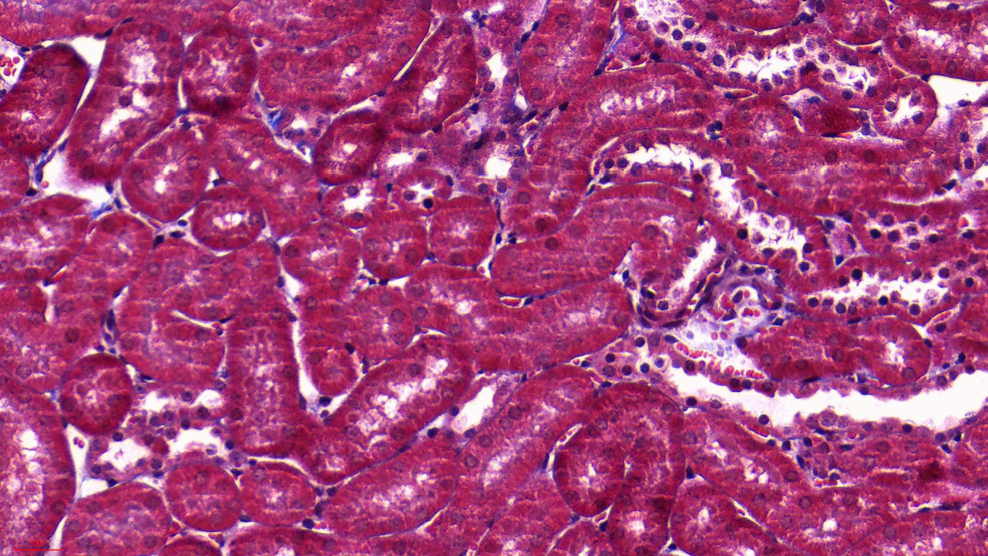
#> input picture _inbox/DN_GaExo/MT/025.jpg, 1975 x 1112 px, found by its file name (shown at 1/2 size); its folder holds only this picture in this run
$ python analyze_mt_blind_strict.py
#> lines starting #> are read from the running program, lines starting #| are printed output that depends on the picture; after the words box and inside, x2 and y2 are one past the last pixel; in counts of white or black regions, pixels touching at a corner belong together
import os
import numpy as np
import pandas as pd
from PIL import Image

def detect_scale_px(img_path):
#> called with img_path = '_inbox/DN_GaExo/MT/025.jpg'
    img = Image.open(img_path).convert('L')
    arr = np.array(img)
    h, w = arr.shape
#> h = 1112; w = 1975
    roi = arr[int(h*0.8):, :int(w*0.3)]

    best_w = 0
    is_dark = roi < 50
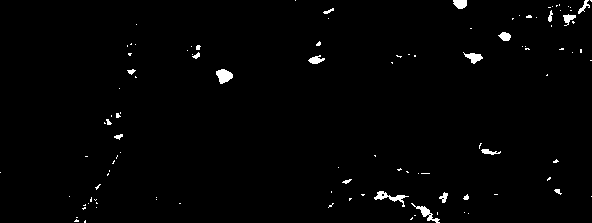
#> is_dark: shape (223, 592) bool; 1.3% white; 108 white regions (87 under 20 px), largest, box (x1, y1, x2, y2) and area: (216, 69, 233, 84) 171, (374, 191, 409, 207) 168, (411, 203, 440, 223) 146
    for row in is_dark:
        count = 0
        for val in row:
            if val: count += 1
            else:
                if count > best_w: best_w = count
                count = 0
        if count > best_w: best_w = count
#> after the loop, best_w = 17

    is_white = roi > 200
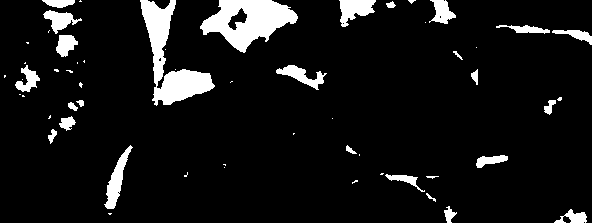
#> is_white: shape (223, 592) bool; 8.4% white; 57 white regions (30 under 20 px), largest, box (x1, y1, x2, y2) and area: (140, 0, 215, 106) 2842, (200, 0, 298, 53) 2814, (104, 145, 133, 209) 633
    best_white = 0
    for row in is_white:
        count = 0
        for val in row:
            if val: count += 1
            else:
                if count > best_white: best_white = count
                count = 0
        if count > best_white: best_white = count
#> after the loop, best_white = 72

    return max(best_w, best_white)

def process_mt_blind(img_path, scale_px_per_um):
    img = np.array(Image.open(img_path).convert('RGB')).astype(np.float32)
    r, g, b = img[:,:,0], img[:,:,1], img[:,:,2]

    # Fixed algorithm for all images
    blue_signal = b - r
    brightness = (r + g + b) / 3.0
    tissue_mask = brightness < 235
    collagen_mask = (blue_signal > 35) & tissue_mask

    collagen_px = np.sum(collagen_mask)
    tissue_px = np.sum(tissue_mask)

    cvf = (collagen_px / tissue_px) * 100 if tissue_px > 0 else 0

    px_to_um2 = (1.0 / scale_px_per_um)**2 if scale_px_per_um > 0 else 1.0
    return tissue_px * px_to_um2, collagen_px * px_to_um2, cvf

# MAIN
inbox_dir = r"_inbox/DN_GaExo/MT"
output_dir = r"100_Research/02_Active/DN_GaExo/02_Analysis"
results = []

# Detect scale blindly
scales = []
files = sorted([f for f in os.listdir(inbox_dir) if f.lower().endswith('.jpg')])
for f in files[:10]:
    scales.append(detect_scale_px(os.path.join(inbox_dir, f)))
median_px = np.median(scales)
#> median_px = 72
scale_px_per_um = median_px / 30.0
#> scale_px_per_um = 2.4

print(f"Blind Scale Detection: {median_px} px for 30 um")
#| Blind Scale Detection: 72.0 px for 30 um

for f in files:
    img_path = os.path.join(inbox_dir, f)
    t_area, c_area, cvf = process_mt_blind(img_path, scale_px_per_um)
#> in process_mt_blind, `r, g, b = img[:,:,0], img[:,:,1], img[:,:,2]`:
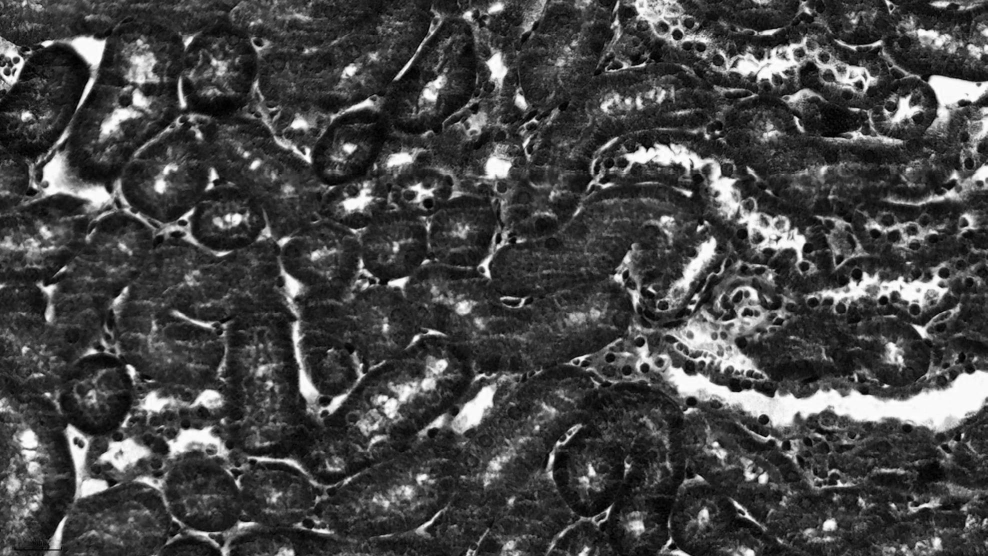
#> g: shape (1112, 1975) float32 (shown at 1/2 size); min 0, max 255, mean 69.7
#> in process_mt_blind, `blue_signal = b - r`:
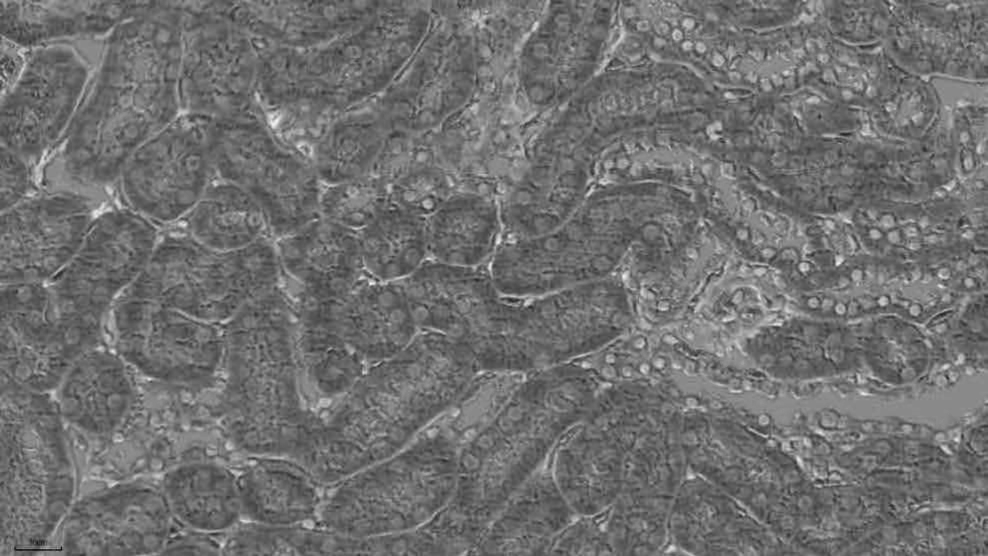
#> blue_signal: shape (1112, 1975) float32 (shown at 1/2 size); min -205, max 165, mean -42.4; drawn with min black and max white
#> in process_mt_blind, `brightness = (r + g + b) / 3.0`:
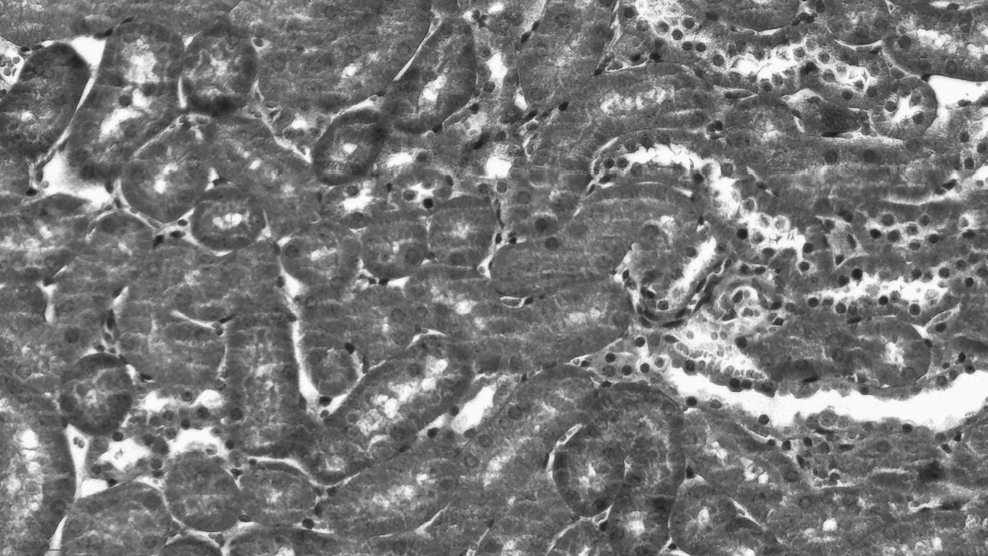
#> brightness: shape (1112, 1975) float32 (shown at 1/2 size); min 22, max 255, mean 119.5
#> in process_mt_blind, `tissue_mask = brightness < 235`:
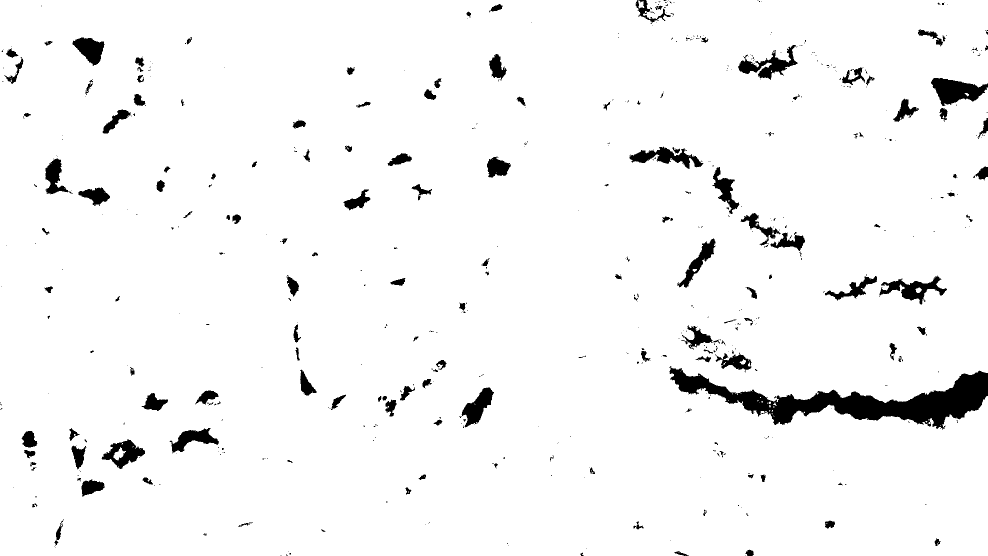
#> tissue_mask: shape (1112, 1975) bool (shown at 1/2 size); 95.9% white; 583 black regions (426 under 20 px), largest, box (x1, y1, x2, y2) and area: (1339, 732, 1975, 859) 26504, (1862, 156, 1975, 212) 3708, (1476, 90, 1595, 160) 2840
#> in process_mt_blind, `collagen_mask = (blue_signal > 35) & tissue_mask`:
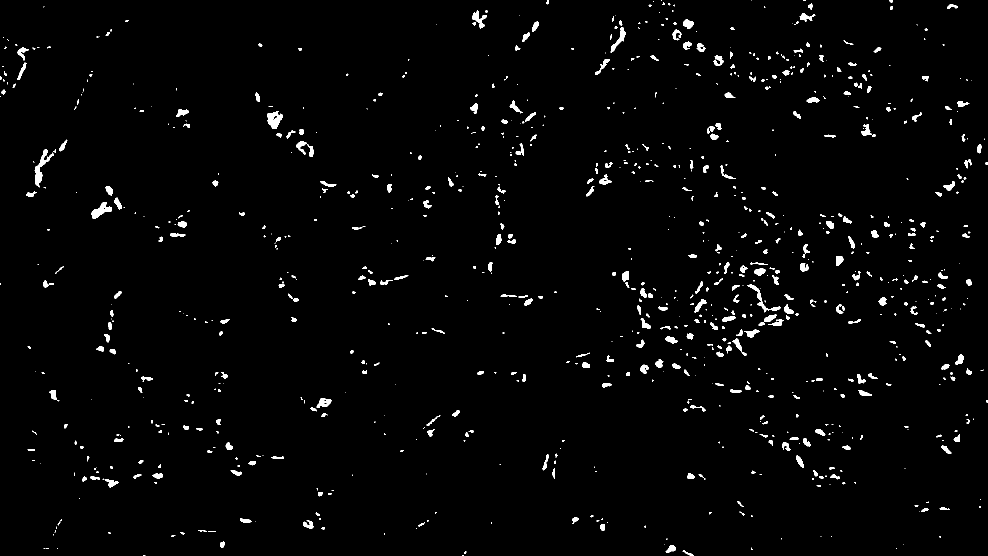
#> collagen_mask: shape (1112, 1975) bool (shown at 1/2 size); 1.9% white; 938 white regions (487 under 20 px), largest, box (x1, y1, x2, y2) and area: (69, 299, 108, 375) 821, (534, 222, 566, 258) 695, (183, 404, 224, 437) 621
#> in process_mt_blind, `collagen_px = np.sum(collagen_mask)`: collagen_px = 42656
#> in process_mt_blind, `tissue_px = np.sum(tissue_mask)`: tissue_px = 2106900
#> in process_mt_blind, `cvf = (collagen_px / tissue_px) * 100 if tissue_px > 0 else 0`: cvf = 2.02
#> in process_mt_blind, `px_to_um2 = (1.0 / scale_px_per_um)**2 if scale_px_per_um > 0 else 1.0`: px_to_um2 = 0.174
#> t_area = 365781.3; c_area = 7405.6; cvf = 2.02
    results.append({
        "ID": f.split('.')[0],
        "Filename": f,
        "Tissue_Area_um2": t_area,
        "Collagen_Area_um2": c_area,
        "CVF_Percent": cvf
    })

df = pd.DataFrame(results)
#> df = table of 1 rows and 5 columns
# Save as a pure numeric record
blind_csv_path = os.path.join(output_dir, "MT_Blind_Analysis_Raw_Data.csv")
#> (the run stopped early here; a loop or call above may not have finished)

$ run again, on _inbox/DN_GaExo/MT/098.jpg
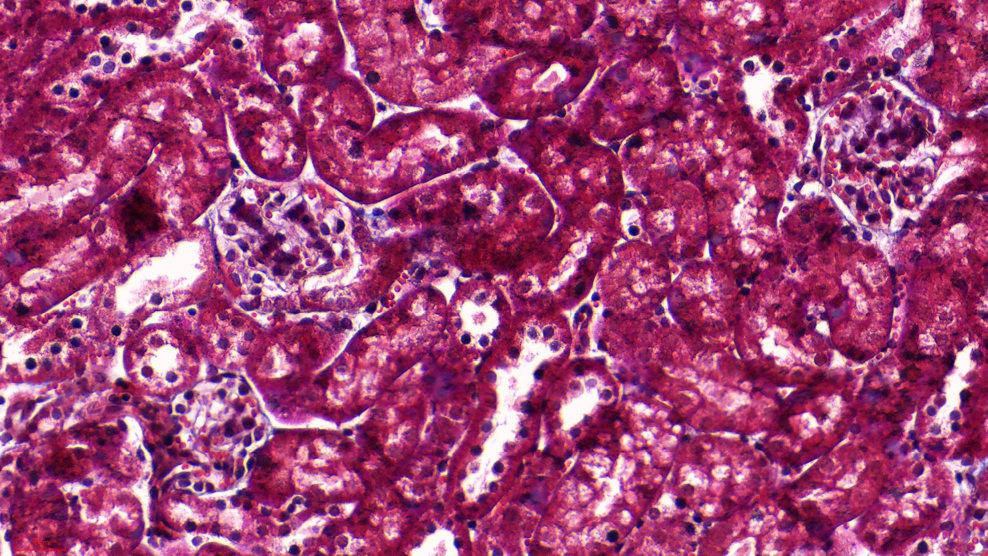
#> input picture _inbox/DN_GaExo/MT/098.jpg, 1975 x 1112 px, found by its file name (shown at 1/2 size)
#> in detect_scale_px, `is_dark = roi < 50`:
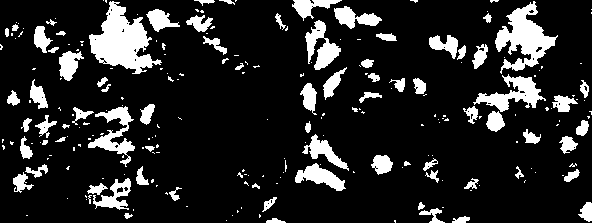
#> is_dark: shape (223, 592) bool; 14.8% white; 235 white regions (157 under 20 px), largest, box (x1, y1, x2, y2) and area: (89, 1, 162, 74) 2638, (495, 1, 558, 74) 1989, (473, 74, 546, 112) 1081
#> after the loop in detect_scale_px, `for row in is_dark:`: best_w = 66
#> is_white: shape (223, 592) bool; 9.8% white; 85 white regions (41 under 20 px), largest, box (x1, y1, x2, y2) and area: (263, 69, 299, 167) 1464, (342, 118, 400, 157) 1050, (439, 127, 486, 170) 1013
#> after the loop in detect_scale_px, `for row in is_white:`: best_white = 56
#> median_px = 66
#> scale_px_per_um = 2.2
#| Blind Scale Detection: 66.0 px for 30 um
#> tissue_mask: shape (1112, 1975) bool; 96.2% white; 1025 black regions (749 under 20 px), largest, box (x1, y1, x2, y2) and area: (928, 680, 1111, 995) 10355, (234, 483, 406, 629) 8669, (1873, 692, 1942, 846) 3155
#> in process_mt_blind, `collagen_mask = (blue_signal > 35) & tissue_mask`:
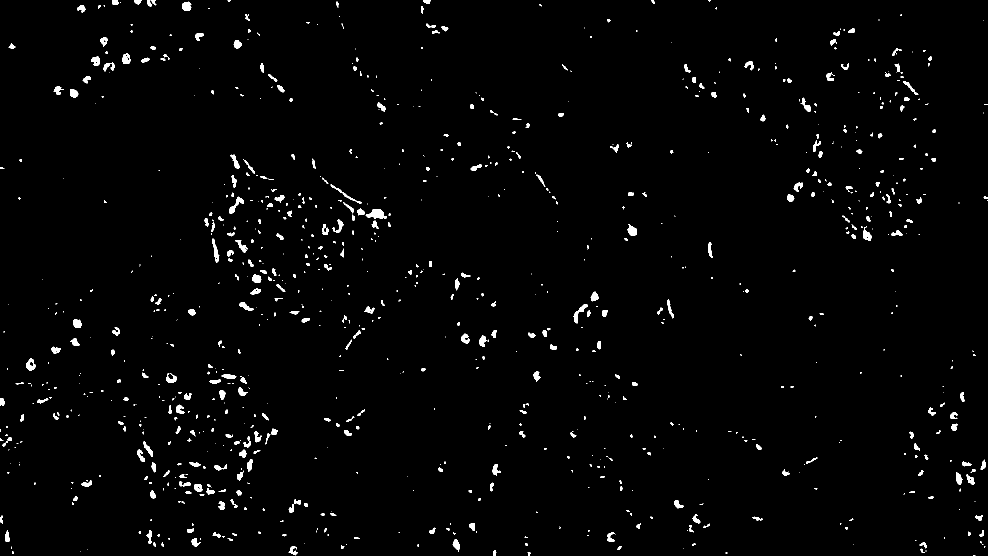
#> collagen_mask: shape (1112, 1975) bool (shown at 1/2 size); 1.7% white; 930 white regions (517 under 20 px), largest, box (x1, y1, x2, y2) and area: (731, 418, 774, 438) 512, (458, 393, 488, 428) 334, (1147, 609, 1176, 647) 324
#> collagen_px = 37734
#> tissue_px = 2113244
#> in process_mt_blind, `cvf = (collagen_px / tissue_px) * 100 if tissue_px > 0 else 0`: cvf = 1.79
#> px_to_um2 = 0.207
#> `t_area, c_area, cvf = process_mt_blind(img_path, scale_px_per_um)`: t_area = 436620.7; c_area = 7796.3; cvf = 1.79
#> df = table of 1 rows and 5 columns

$ run again, on _inbox/DN_GaExo/MT/129.jpg
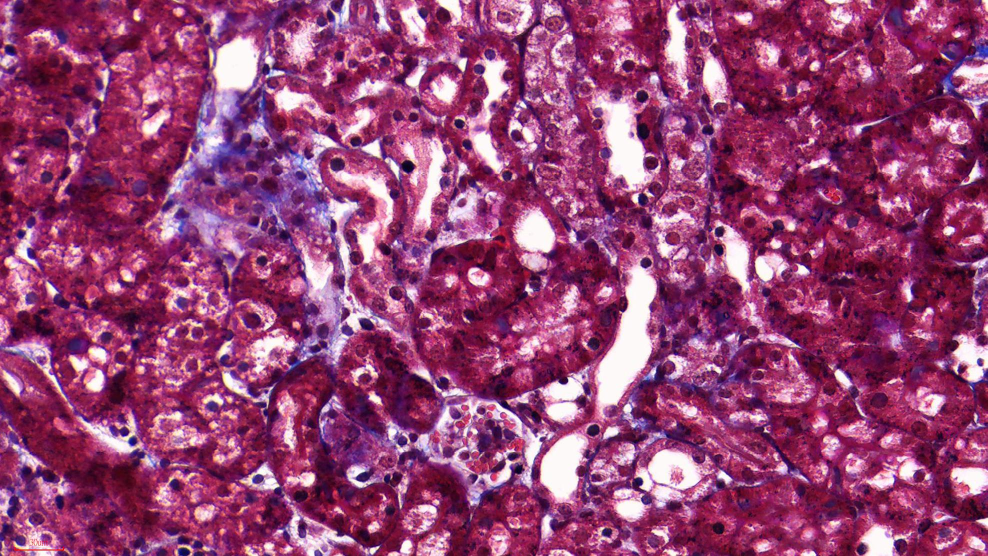
#> input picture _inbox/DN_GaExo/MT/129.jpg, 1975 x 1112 px, found by its file name (shown at 1/2 size)
#> in detect_scale_px, `is_dark = roi < 50`:
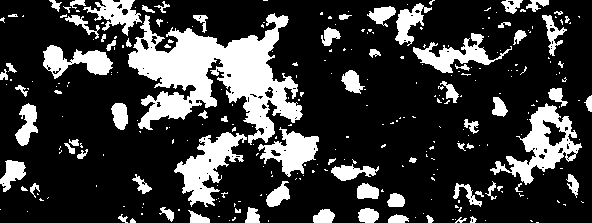
#> is_dark: shape (223, 592) bool; 22.7% white; 289 white regions (210 under 20 px), largest, box (x1, y1, x2, y2) and area: (128, 13, 303, 145) 10247, (490, 103, 582, 185) 2504, (174, 132, 247, 207) 2278
#> after the loop in detect_scale_px, `for row in is_dark:`: best_w = 146
#> is_white: shape (223, 592) bool; 5.3% white; 106 white regions (64 under 20 px), largest, box (x1, y1, x2, y2) and area: (29, 173, 105, 210) 832, (217, 0, 280, 17) 607, (483, 40, 546, 81) 603
#> after the loop in detect_scale_px, `for row in is_white:`: best_white = 46
#> median_px = 146
#> scale_px_per_um = 4.87
#| Blind Scale Detection: 146.0 px for 30 um
#> tissue_mask: shape (1112, 1975) bool; 94.5% white; 1276 black regions (963 under 20 px), largest, box (x1, y1, x2, y2) and area: (1194, 533, 1312, 809) 14913, (1201, 199, 1294, 379) 7942, (1083, 870, 1169, 998) 7135
#> in process_mt_blind, `collagen_mask = (blue_signal > 35) & tissue_mask`:
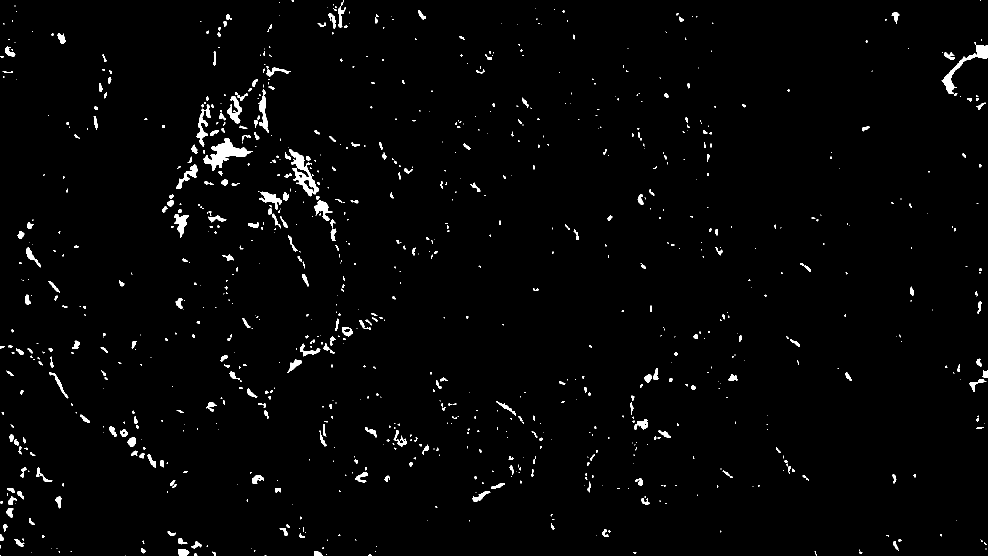
#> collagen_mask: shape (1112, 1975) bool (shown at 1/2 size); 1.8% white; 945 white regions (582 under 20 px), largest, box (x1, y1, x2, y2) and area: (407, 276, 505, 342) 2255, (578, 298, 638, 393) 1835, (1883, 90, 1975, 192) 1610
#> collagen_px = 40220
#> tissue_px = 2075010
#> in process_mt_blind, `cvf = (collagen_px / tissue_px) * 100 if tissue_px > 0 else 0`: cvf = 1.94
#> px_to_um2 = 0.0422
#> `t_area, c_area, cvf = process_mt_blind(img_path, scale_px_per_um)`: t_area = 87610.7; c_area = 1698.2; cvf = 1.94
#> df = table of 1 rows and 5 columns

$ run again, on _inbox/DN_GaExo/MT/185.jpg
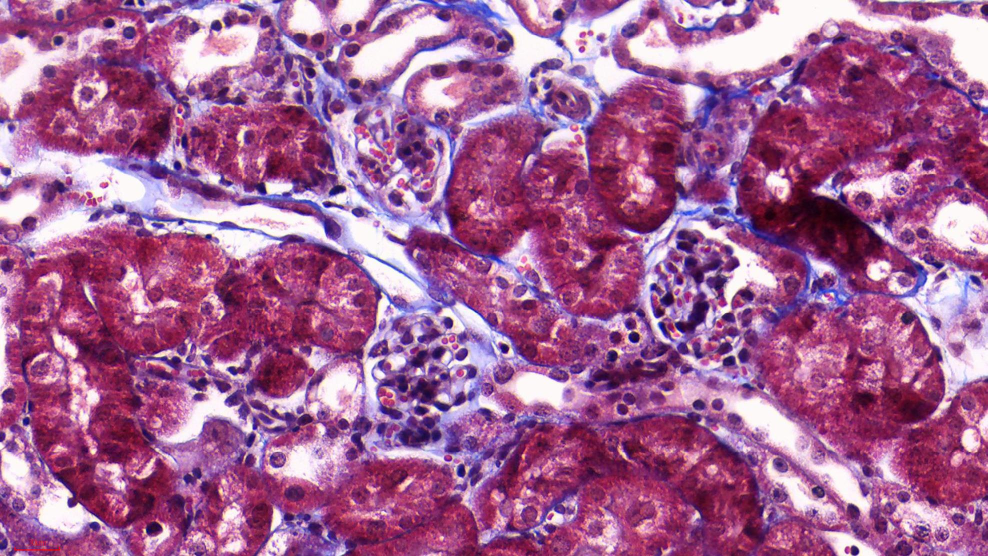
#> input picture _inbox/DN_GaExo/MT/185.jpg, 1975 x 1112 px, found by its file name (shown at 1/2 size)
#> is_dark: shape (223, 592) bool; 8.3% white; 180 white regions (141 under 20 px), largest, box (x1, y1, x2, y2) and area: (243, 90, 311, 165) 2166, (203, 0, 263, 36) 1059, (106, 49, 156, 111) 1002
#> after the loop in detect_scale_px, `for row in is_dark:`: best_w = 54
#> is_white: shape (223, 592) bool; 14.7% white; 122 white regions (75 under 20 px), largest, box (x1, y1, x2, y2) and area: (76, 68, 206, 178) 6448, (3, 9, 64, 113) 3593, (535, 11, 592, 65) 1302
#> after the loop in detect_scale_px, `for row in is_white:`: best_white = 121
#> scale_px_per_um = 4.03
#| Blind Scale Detection: 121.0 px for 30 um
#> tissue_mask: shape (1112, 1975) bool; 90.2% white; 1318 black regions (1032 under 20 px), largest, box (x1, y1, x2, y2) and area: (1365, 0, 1801, 145) 23261, (1833, 28, 1975, 168) 8985, (78, 304, 291, 413) 8767
#> in process_mt_blind, `collagen_mask = (blue_signal > 35) & tissue_mask`:
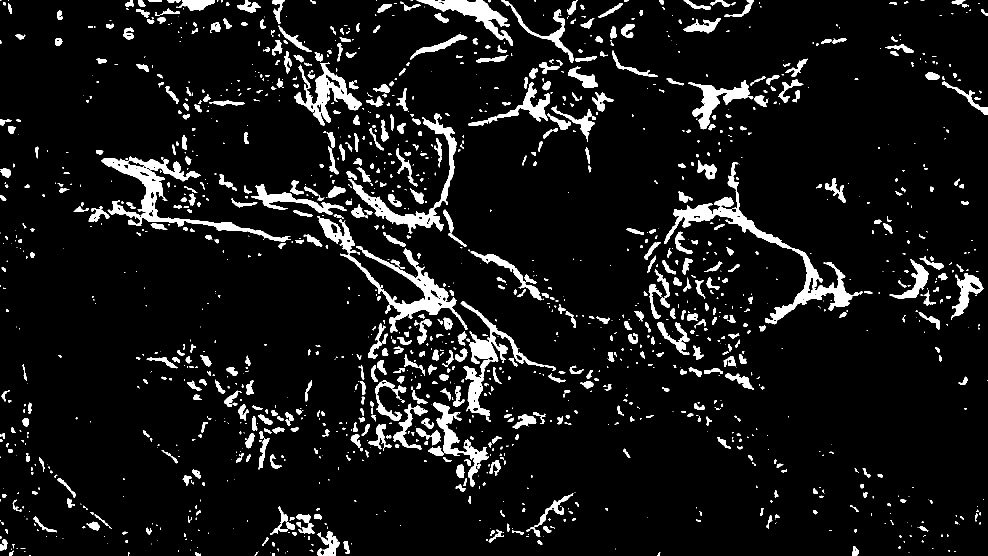
#> collagen_mask: shape (1112, 1975) bool (shown at 1/2 size); 8% white; 1509 white regions (769 under 20 px), largest, box (x1, y1, x2, y2) and area: (1329, 325, 1726, 641) 11639, (202, 313, 582, 484) 9592, (680, 492, 935, 666) 7596
#> collagen_px = 175313
#> tissue_px = 1979999
#> in process_mt_blind, `cvf = (collagen_px / tissue_px) * 100 if tissue_px > 0 else 0`: cvf = 8.85
#> px_to_um2 = 0.0615
#> `t_area, c_area, cvf = process_mt_blind(img_path, scale_px_per_um)`: t_area = 121712.9; c_area = 10776.7; cvf = 8.85
#> df = table of 1 rows and 5 columns
